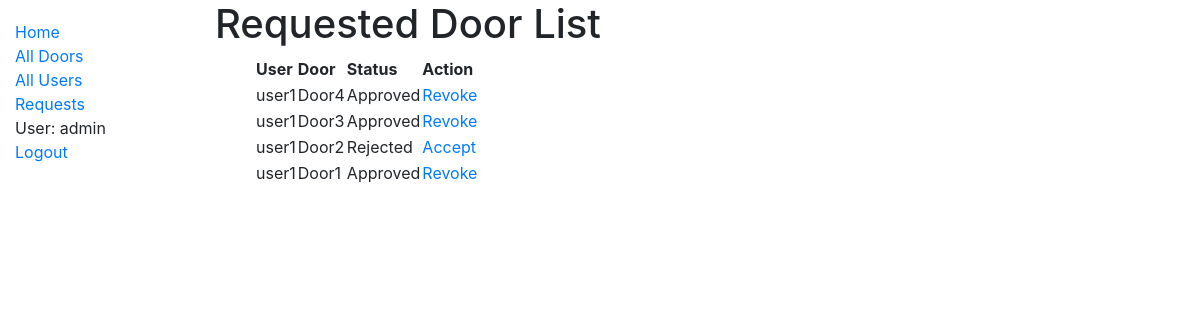
/catalog/doors/requests/ (signed in), run on the app's committed database.
### accounts/models.py (models this page shows, shortened)
class User(AbstractUser):
    username_validator = UnicodeUsernameValidator()
    username = models.CharField(max_length=150, unique=True, help_text='Required. 150 characters or fewer. Letters, digits and @/./+/-/_ only.', validators=[username_validator], error_messages={'unique': "A user with that username already exists.",},)
    first_name = models.CharField(max_length=150)
    last_name = models.CharField(max_length=150)
    email = models.EmailField(max_length=75, blank=True)
    created_at = models.DateTimeField(auto_now_add=True)
    updated_at = models.DateTimeField(auto_now=True)
    is_active = models.BooleanField(default=True)
    user_public_key = models.CharField(max_length=256, default='0')
    user_private_key = models.CharField(max_length=256, default='0')
    doors = models.ManyToManyField('catalog.Door', related_name='assigned_doors', null=True, blank=True)
    EMAIL_FIELD = 'email'
    USERNAME_FIELD = 'username'
    REQUIRED_FIELDS = ['email']
    class Meta:
        ordering = ['last_name', 'first_name']
    def __str__(self):
        return f'{self.username}'

### catalog/models.py (models this page shows, shortened)
class DoorRequest(models.Model):
    APPROVED = 'approved'
    REJECTED = 'rejected'
    PENDING = 'pending'
    STATUS = (
        (APPROVED, 'Approved'),
        (REJECTED, 'Rejected'),
        (PENDING, 'Pending'),
    )
    status = models.CharField(max_length=50, choices=STATUS, default=PENDING)
    user = models.ForeignKey(User, on_delete=models.CASCADE)
    door = models.ForeignKey(Door, on_delete=models.CASCADE)

class Door(models.Model):
    door_name = models.CharField(max_length=100)
    location = models.CharField(max_length=100)
    door_public_key = models.CharField(max_length=256, default='0')
    door_private_key = models.CharField(max_length=256, default='0')
    def __str__(self):
        return self.door_name

### catalog/views.py (the view)
# urls.py: path('doors/requests/', views.RequestListView.as_view(), name='requested-doors'),
class RequestListView(UserPassesTestMixin, LoginRequiredMixin, generic.ListView):
    model = DoorRequest
    paginate_by = 10
    template_name = 'catalog/requested_doors_list.html'
    context_object_name = 'door_requests'
    def test_func(self):
        return self.request.user.is_superuser

### catalog/templates/catalog/requested_doors_list.html
{% extends "base_generic.html" %}
{% block content %}
    <h1>Requested Door List</h1>
    {% if door_requests %}
        <ul>
            <table>
                <thead>
                <th>User</th>
                <th>Door</th>
                <th>Status</th>
                <th>Action</th>
                </thead>
                <tbody>
                {% for door_request in door_requests %}
                    <tr>
                        <td>{{ door_request.user }}</td>
                        <td>{{ door_request.door }}</td>
                        <td>{{ door_request.get_status_display }}</td>
                        <td>
                            {% if door_request.status == 'pending' %}
                                <a href="{% url 'request-update' pk=door_request.id status='approved' %}">Accept</a>
                                <br>
                                <a href="{% url 'request-update' pk=door_request.id status='rejected' %}">Reject</a>
                            {% elif door_request.status == 'approved' %}
                                <a href="{% url 'request-update' pk=door_request.id status='rejected' %}">Revoke</a>
                            {% elif door_request.status == 'rejected' %}
                                <a href="{% url 'request-update' pk=door_request.id status='approved' %}">Accept</a>
                            {% endif %}
                        </td>
                    </tr>
                {% endfor %}
                </tbody>
            </table>
        </ul>
    {% else %}
        <p>There are no door in the collection.</p>
    {% endif %}
{% endblock %}

### catalog/templates/base_generic.html (shortened to what this page needs)
<!DOCTYPE html>
<html lang="en">
<head>
    <link rel="stylesheet" href="https://stackpath.bootstrapcdn.com/bootstrap/4.1.3/css/bootstrap.min.css"
>
    {% load static %}
    <link rel="stylesheet" href="{% static 'css/styles.css' %}">
</head>
<body>
<div class="container-fluid">
    <div class="row">
        <div class="col-sm-2">
            {% block sidebar %}
                <ul class="sidebar-nav">
                    <li><a href="{% url 'index' %}">Home</a></li>
                    <li><a href="{% url 'doors' %}">All Doors</a></li>
                    {% if user.is_authenticated and user.is_superuser %}
                        <li><a href="{% url 'users' %}">All Users</a></li>
                        <li><a href="{% url 'requested-doors' %}">Requests</a></li>
                    {% endif %}
                    {% if user.is_authenticated %}
                        <li>User: {{ user.get_username }}</li>
                        <li><a href="{% url 'logout' %}?next={{ request.path }}">Logout</a></li>
                    {% else %}
                        <li><a href="{% url 'login' %}?next={{ request.path }}">Login</a></li>
                    {% endif %}
                </ul>
            {% endblock %}
        </div>
        <div class="col-sm-10 ">{% block content %}{% endblock %}
        </div>
    </div>
</body>
</html>

### catalog/static/css/styles.css (style rules this page uses)
.sidebar-nav { margin-top: 20px; padding: 0; list-style: none; }

### data on the page
User: get_username "admin"
DoorRequest: user "user1", door "Door4", status "Approved", shows "Revoke"
DoorRequest: user "user1", door "Door3", status "Approved", shows "Revoke"
DoorRequest: user "user1", door "Door2", status "Rejected", shows "Accept"
DoorRequest: user "user1", door "Door1", status "Approved", shows "Revoke"
